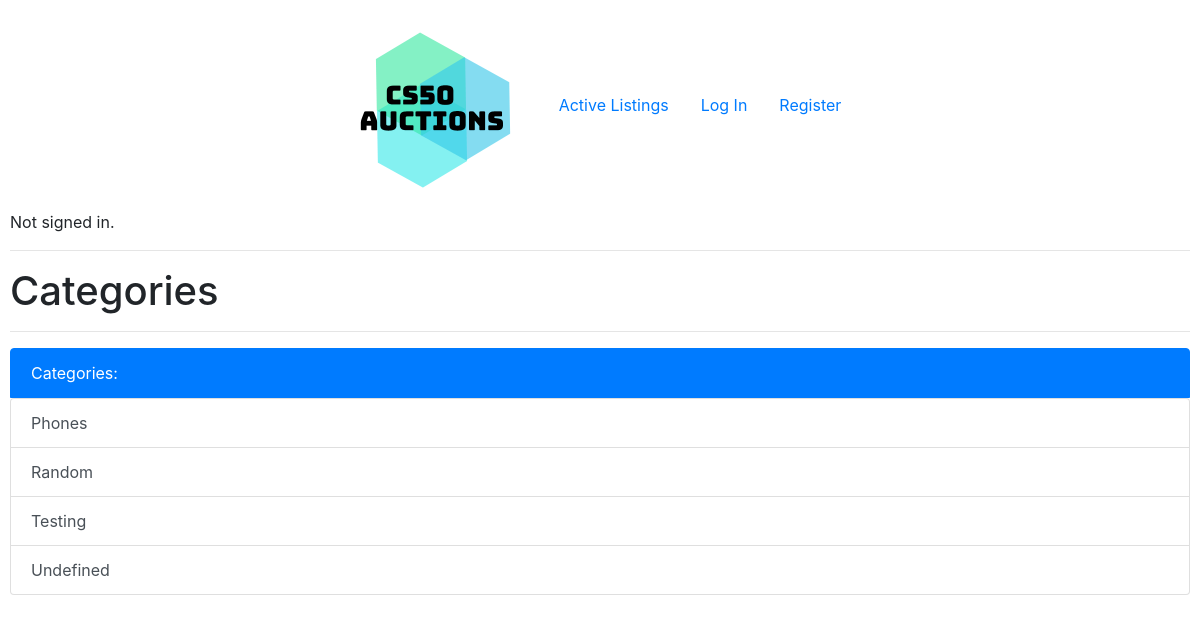
The page /categories on the database its author committed.
### auctions/models.py (models this page shows, shortened)
class Category(models.Model):
    name = models.CharField(max_length=64, primary_key=True)

### auctions/views.py (the view, shortened to what this page needs)
# urls.py: path("categories", views.show_categories, name="categories"),
def show_categories(request):
    context = {"categories": Category.objects.all().order_by("name")}
    return render(request, "auctions/show_categories.html", context)

### auctions/context_processors.py (called while the page is built)
def watchlist_count(request):
    watchlist_size = len(util.obtain_watchlist(request.user))
    return {"watchlist_size": watchlist_size}

### auctions/util.py (called while the page is built)
def obtain_watchlist(user: User):
    if user is None:
        return
    items = Item.objects.all()
    listing = []
    for item in items:
        if list(item.users_watching.select_related()).__contains__(user):
            listing.append(item)
    return listing

### auctions/templates/auctions/show_categories.html
{% extends  "auctions/layout.html" %}
{% load bootstrap4 %}
{% block body %}
    <h1>Categories</h1>
    <hr>
    <div class="list-group">
        <button type="button" class="list-group-item list-group-item-action active">
            Categories:
        </button>
        <form method="get" action="{% url "categories" %}">
                    {% for category in categories %}
            <button type="submit" name="value" value="{{ category.name }}" class="list-group-item list-group-item-action">{{ category.name }}</button>
        {% endfor %}
        </form>
    </div>
{% endblock body %}

### auctions/static/auctions/styles.css (style rules this page uses)
body { padding: 10px; }

### rows shown on the page
Category: name "Phones"
Category: name "Random"
Category: name "Testing"
Category: name "Undefined"
